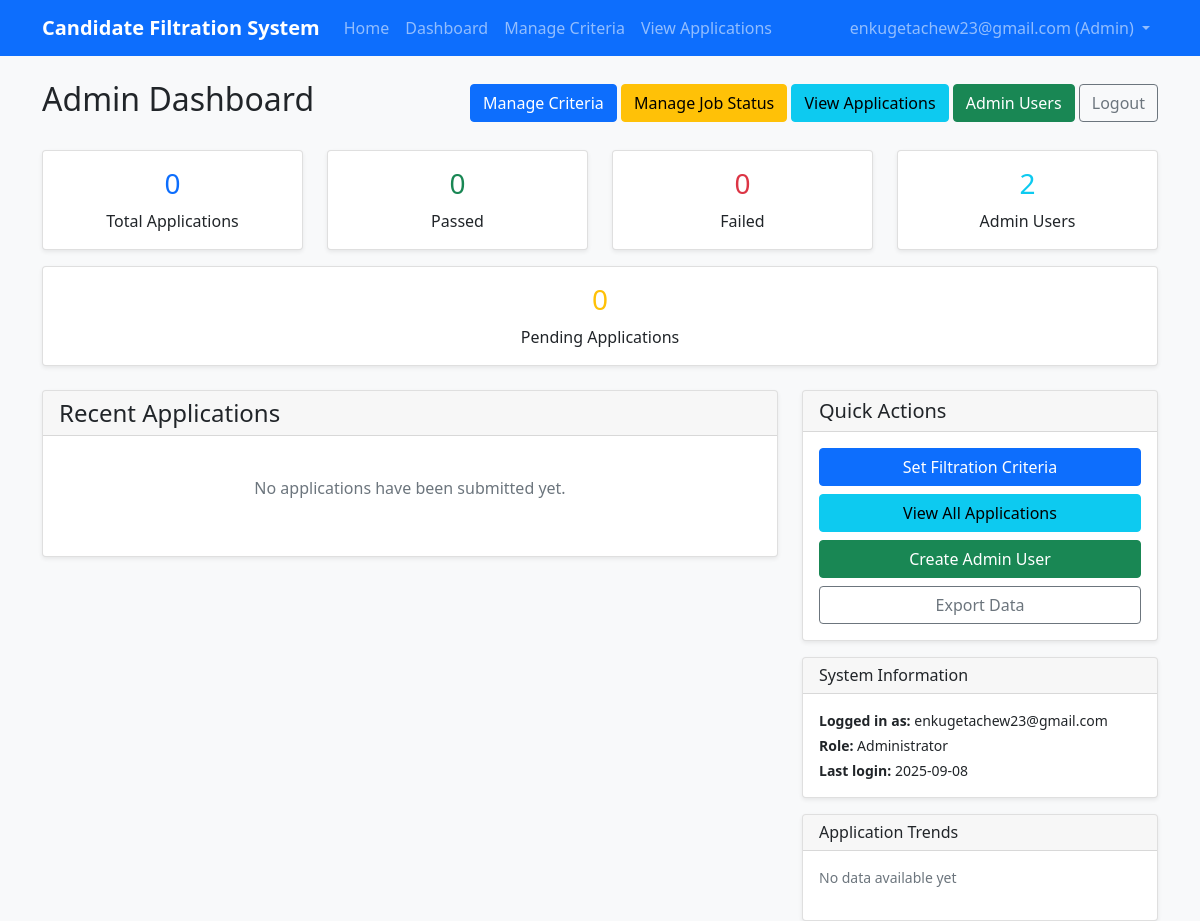
Screenshot of /admin/dashboard (signed in) with the database file from the repository.
### tables this page shows
CREATE TABLE users
                 (id INTEGER PRIMARY KEY AUTOINCREMENT,
                  email TEXT UNIQUE NOT NULL,
                  password_hash TEXT NOT NULL,
                  role TEXT NOT NULL CHECK(role IN ('candidate', 'admin')),
                  created_date TIMESTAMP DEFAULT CURRENT_TIMESTAMP,
                  is_active BOOLEAN DEFAULT 1, name TEXT, department TEXT, email_confirmed BOOLEAN DEFAULT 0);

### app.py (the view, shortened to what this page needs)
@app.route('/admin/dashboard')
@login_required
@admin_required
def admin_dashboard():
    conn = sqlite3.connect('candidates.db')
    c = conn.cursor()
    c.execute('SELECT COUNT(*) FROM candidates')
    total_applications = c.fetchone()[0]
    c.execute('SELECT status, COUNT(*) FROM candidates GROUP BY status')
    status_counts = dict(c.fetchall())
    c.execute('SELECT * FROM candidates ORDER BY submission_date DESC LIMIT 10')
    recent_applications_raw = c.fetchall()
    recent_applications = []
    c.execute('SELECT COUNT(*) FROM users WHERE role = "admin"')
    admin_count = c.fetchone()[0]
    conn.close()
    return render_template('admin_dashboard.html',
                         total_applications=total_applications,
                         status_counts=status_counts,
                         recent_applications=recent_applications,
                         admin_count=admin_count)

### templates/admin_dashboard.html (shortened to what this page needs)
{% extends "base.html" %}
{% block content %}
<div class="row">
    <div class="col-12">
        <div class="d-flex justify-content-between align-items-center mb-4">
            <h2>Admin Dashboard</h2>
            <div>
                <a href="{{ url_for('admin_criteria') }}" class="btn btn-primary">Manage Criteria</a>
                <a href="{{ url_for('manage_job_status') }}" class="btn btn-warning">Manage Job Status</a>
                <a href="{{ url_for('view_candidates') }}" class="btn btn-info">View Applications</a>
                <a href="{{ url_for('admin_users') }}" class="btn btn-success">Admin Users</a>
                <a href="{{ url_for('logout') }}" class="btn btn-outline-secondary">Logout</a>
            </div>
        </div>
    </div>
</div>
<div class="row">
    <div class="col-md-3 col-sm-6">
        <div class="card">
            <div class="card-body text-center">
                <h3 class="card-title text-primary">{{ total_applications }}</h3>
                <p class="card-text">Total Applications</p>
            </div>
        </div>
    </div>
    <div class="col-md-3 col-sm-6">
        <div class="card">
            <div class="card-body text-center">
                <h3 class="card-title text-success">{{ status_counts.get('passed', 0) }}</h3>
                <p class="card-text">Passed</p>
            </div>
        </div>
    </div>
    <div class="col-md-3 col-sm-6">
        <div class="card">
            <div class="card-body text-center">
                <h3 class="card-title text-danger">{{ status_counts.get('failed', 0) }}</h3>
                <p class="card-text">Failed</p>
            </div>
        </div>
    </div>
    <div class="col-md-3 col-sm-6">
        <div class="card">
            <div class="card-body text-center">
                <h3 class="card-title text-info">{{ admin_count }}</h3>
                <p class="card-text">Admin Users</p>
            </div>
        </div>
    </div>
</div>
<div class="row mt-3">
    <div class="col-md-12">
        <div class="card">
            <div class="card-body text-center">
                <h3 class="card-title text-warning">{{ status_counts.get('pending', 0) }}</h3>
                <p class="card-text">Pending Applications</p>
            </div>
        </div>
    </div>
</div>
<div class="row mt-4">
    <div class="col-md-8">
        <div class="card">
            <div class="card-header">
                <h4 class="mb-0">Recent Applications</h4>
            </div>
            <div class="card-body">
                {% if recent_applications %}
                    <div class="table-responsive">
                        <table class="table table-sm">
                            <thead>
                                <tr>
                                    <th>Name</th>
                                    <th>Email</th>
                                    <th>Experience</th>
                                    <th>Status</th>
                                    <th>Submitted</th>
                                    <th>Action</th>
                                </tr>
                            </thead>
                            <tbody>
                                {% for application in recent_applications %}
                                <tr>
                                    <td>{{ application[1] }}</td>
                                    <td>{{ application[2] }}</td>
                                    <td>{{ application[26] }} yrs</td>
                                    <td>
                                        {% if application[9] == 'passed' %}
                                            <span class="badge bg-success">Passed</span>
                                        {% elif application[9] == 'failed' %}
                                            <span class="badge bg-danger">Failed</span>
                                        {% else %}
                                            <span class="badge bg-warning">Pending</span>
                                        {% endif %}
                                    </td>
                                    <td>{{ application[8][:10] }}</td>
                                    <td>
                                        <button class="btn btn-sm btn-outline-info" data-bs-toggle="modal" data-bs-target="#applicationModal{{ application[0] }}">
                                            View Details
                                        </button>
                                    </td>
                                </tr>
                                <div class="modal fade" id="applicationModal{{ application[0] }}" tabindex="-1">
                                    <div class="modal-dialog modal-lg">
                                        <div class="modal-content">
                                            <div class="modal-header">
                                                <h5 class="modal-title">Application Details - {{ application[1] }}</h5>
                                                <button type="button" class="btn-close" data-bs-dismiss="modal"></button>
                                            </div>
                                            <div class="modal-body">
                                                <div class="row">
                                                    <div class="col-md-6">
                                                        <p><strong>Email:</strong> {{ application[2] }}</p>
                                                        <p><strong>Phone:</strong> {{ application[3] }}</p>
                                                        <p><strong>Total Experience:</strong> {{ application[26] }} years</p>
                                                        <p><strong>Gender:</strong> {{ application[24] if application[24] else 'N/A' }}</p>
                                                    </div>
                                                    <div class="col-md-6">
                                                        <p><strong>Education:</strong> {% if application[5] %}{{ application[5].replace('_', ' ').title() }}{% else %}N/A{% endif %}</p>
                                                        <p><strong>Education Certification:</strong> {{ application[25] if application[25] else 'N/A' }}</p>
                                                        <p><strong>Status:</strong>
                                                            {% if application[9] == 'passed' %}
                                                                <span class="badge bg-success">Passed</span>
                                                            {% elif application[9] == 'failed' %}
                                                                <span class="badge bg-danger">Failed</span>
                                                            {% else %}
                                                                <span class="badge bg-warning">Pending</span>
                                                            {% endif %}
                                                        </p>
                                                        <p><strong>Submitted:</strong> {{ application[8] }}</p>
                                                    </div>
                                                </div>
                                                <div class="row">
                                                    <div class="col-12">
                                                        <p><strong>Work Experience:</strong></p>
                                                        <p><strong>Position 1:</strong> {{ application[21] if application[21] else 'N/A' }} ({{ application[14] }} to {{ application[15] }})</p>
                                                        <p><strong>Position 2:</strong> {{ application[22] if application[22] else 'N/A' }} ({{ application[16] }} to {{ application[17] }})</p>
                                                        <p><strong>Position 3:</strong> {{ application[23] if application[23] else 'N/A' }} ({{ application[18] }} to {{ application[19] }})</p>
                                                    </div>
                                                </div>
                                                {% if application[7] %}
                                                <div class="row">
                                                    <div class="col-12">
                                                        <p><strong>Resume:</strong></p>
                                                        <a href="{{ url_for('static', filename='../uploads/' + application[7]) }}" target="_blank" class="btn btn-primary">View Resume</a>
                                                    </div>
                                                </div>
                                                {% endif %}
                                            </div>
                                            <div class="modal-footer">
                                                <button type="button" class="btn btn-secondary" data-bs-dismiss="modal">Close</button>
                                            </div>
                                        </div>
                                    </div>
                                </div>
                                {% endfor %}
                            </tbody>
                        </table>
                    </div>
                    <div class="text-center mt-3">
                        <a href="{{ url_for('view_candidates') }}" class="btn btn-outline-primary">View All Applications</a>
                    </div>
                {% else %}
                    <div class="text-center py-4">
                        <p class="text-muted">No applications have been submitted yet.</p>
                    </div>
                {% endif %}
            </div>
        </div>
    </div>
    <div class="col-md-4">
        <div class="card">
            <div class="card-header">
                <h5 class="mb-0">Quick Actions</h5>
            </div>
            <div class="card-body">
                <div class="d-grid gap-2">
                    <a href="{{ url_for('admin_criteria') }}" class="btn btn-primary">Set Filtration Criteria</a>
                    <a href="{{ url_for('view_candidates') }}" class="btn btn-info">View All Applications</a>
                    <a href="{{ url_for('create_admin_user') }}" class="btn btn-success">Create Admin User</a>
                    <button class="btn btn-outline-secondary" onclick="exportApplications()">Export Data</button>
                </div>
            </div>
        </div>
        <div class="card mt-3">
            <div class="card-header">
                <h6 class="mb-0">System Information</h6>
            </div>
            <div class="card-body">
                <p class="small mb-1"><strong>Logged in as:</strong> {{ current_user.email }}</p>
                <p class="small mb-1"><strong>Role:</strong> Administrator</p>
                <p class="small mb-0"><strong>Last login:</strong> {{ current_user.created_date[:10] if current_user.created_date else 'Unknown' }}</p>
            </div>
        </div>
        <div class="card mt-3">
            <div class="card-header">
                <h6 class="mb-0">Application Trends</h6>
            </div>
            <div class="card-body">
                {% if total_applications > 0 %}
                    <p class="small">
                        <strong>Pass Rate:</strong>
                        {{ "%.1f"|format((status_counts.get('passed', 0) / total_applications) * 100) }}%
                    </p>
                    <div class="progress mb-2">
                        <div class="progress-bar bg-success" style="width: {{ (status_counts.get('passed', 0) / total_applications) * 100 }}%"></div>
                    </div>
                    <p class="small">
                        <strong>Fail Rate:</strong>
                        {{ "%.1f"|format((status_counts.get('failed', 0) / total_applications) * 100) }}%
                    </p>
                    <div class="progress">
                        <div class="progress-bar bg-danger" style="width: {{ (status_counts.get('failed', 0) / total_applications) * 100 }}%"></div>
                    </div>
                {% else %}
                    <p class="small text-muted">No data available yet</p>
                {% endif %}
            </div>
        </div>
    </div>
</div>
{% endblock %}

### templates/base.html (shortened to what this page needs)
<!DOCTYPE html>
<html lang="en">
<head>
    <link href="https://cdn.jsdelivr.net/npm/bootstrap@5.1.3/dist/css/bootstrap.min.css" rel="stylesheet">
    <link rel="stylesheet" href="{{ url_for('static', filename='css/style.css') }}">
</head>
<body>
    <nav class="navbar navbar-expand-lg navbar-dark bg-primary">
        <div class="container">
            <a class="navbar-brand" href="{{ url_for('index') }}">Candidate Filtration System</a>
            <div class="collapse navbar-collapse" id="navbarNav">
                <ul class="navbar-nav me-auto">
                    <li class="nav-item">
                        <a class="nav-link" href="{{ url_for('index') }}">Home</a>
                    </li>
                    {% if current_user.is_authenticated %}
                        {% if current_user.role == 'admin' %}
                            <li class="nav-item">
                                <a class="nav-link" href="{{ url_for('admin_dashboard') }}">Dashboard</a>
                            </li>
                            <li class="nav-item">
                                <a class="nav-link" href="{{ url_for('admin_criteria') }}">Manage Criteria</a>
                            </li>
                            <li class="nav-item">
                                <a class="nav-link" href="{{ url_for('view_candidates') }}">View Applications</a>
                            </li>
                        {% endif %}
                    {% else %}
                        <li class="nav-item">
                            <a class="nav-link" href="{{ url_for('candidate_form') }}">Apply Now</a>
                        </li>
                    {% endif %}
                </ul>
                <ul class="navbar-nav ms-auto">
                    {% if current_user.is_authenticated %}
                        <li class="nav-item dropdown">
                            <a class="nav-link dropdown-toggle" href="#" id="navbarDropdown" role="button" data-bs-toggle="dropdown">
                                {{ current_user.email }} ({{ current_user.role.title() }})
                            </a>
                        </li>
                    {% else %}
                        <li class="nav-item">
                            <a class="nav-link" href="{{ url_for('login') }}">Admin Login</a>
                        </li>
                    {% endif %}
                </ul>
            </div>
        </div>
    </nav>
    <main class="container mt-4">
        {% block content %}{% endblock %}
    </main>
</body>
</html>

### rows the page displays
users: email "enkugetachew23@gmail.com", role "Admin", created_date "2025-09-08"

### other values shown
{{ total_applications }} "0"
{{ status_counts.get('passed', 0) }} "0"
{{ status_counts.get('failed', 0) }} "0"
{{ admin_count }} "2"
{{ status_counts.get('pending', 0) }} "0"
